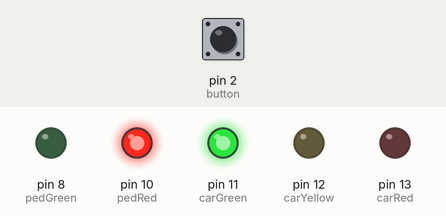
This sketch was run on a simulated Arduino Uno, built with avr-gcc and run on an emulated ATmega328P. Parts: output pins drawn as LEDs (lit = HIGH). Inputs (shaded band) come from the test bench; at power-on: pin 2 (button) LOW.

Above: at 1.2 s.
1.3 s: pin 2 (button) pulled HIGH for 0.15 s
At 3.1 s:
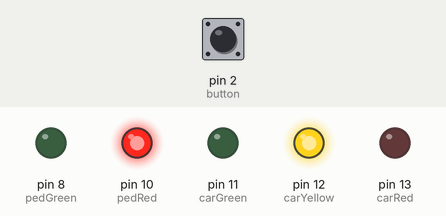
At 7.67 s:
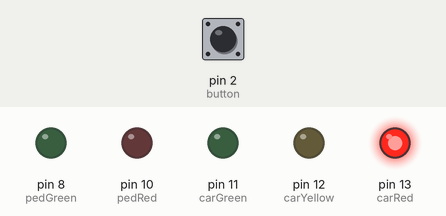
10.4 s: pin 2 (button) pulled HIGH for 3.2 s
At 16.6 s:
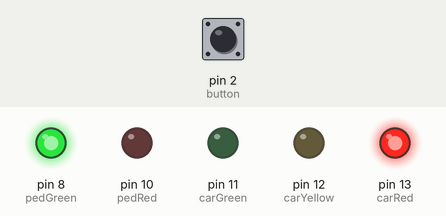
Timing chart, 0 to 21.1 s (numbered marks = the images above; inputs shaded):
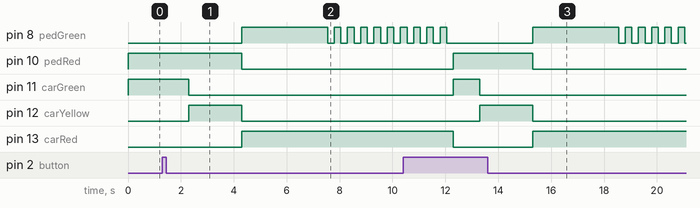

Measured:
- after the input at 1.3 s, pin 8 (pedGreen): LOW → HIGH after 3.0 s, then repeats every 0.50 s: LOW 0.25 s, HIGH 0.25 s; pin 10 (pedRed): HIGH → LOW after 3.0 s; pin 11 (carGreen): HIGH → LOW after 1.0 s; pin 12 (carYellow): LOW → HIGH after 1.0 s, → LOW 2.0 s later; pin 13 (carRed): LOW → HIGH after 3.0 s
- after the input at 10.4 s, pin 12 (carYellow): LOW → HIGH after 2.9 s, → LOW 2.0 s later

The sketch:

Pratica5_Semaforo_botao_pisca.ino
```cpp
int carRed = 13;   // atribuiu pino 13 a palavra carRed
int carYellow = 12;// atribuiu pino 12 a palavra carYellow
int carGreen = 11; // atribuiu pino 11 a palavra carGreen
int pedRed = 10;   // atribuiu pino 10 a palavra pedRed
int pedGreen = 8;  // atribuiu pino 8 a palavra pedGreen
int button = 2;    // atribuiu pino 2 a palavra button

void setup() {
  pinMode(carRed, OUTPUT);   // declara como variavel de saida
  pinMode(carYellow, OUTPUT);// declara como variavel de saida
  pinMode(carGreen, OUTPUT); // declara como variavel de saida
  pinMode(pedRed, OUTPUT);   // declara como variavel de saida
  pinMode(pedGreen, OUTPUT); // declara como variavel de saida
  pinMode(button, INPUT);    // declara como variavel de entrada
}

void loop() {
  digitalWrite(carGreen, HIGH); // acende a luz verde para carro
  digitalWrite(pedRed, HIGH);   // acende a luz vermelha para pedestre

  int state = digitalRead(button); // verifica se o botão foi pressionado
                                   // e armazena resultado na variavel state
  if (state == HIGH) {              // Se state igual a nivel baixo (0) continue;
    delay(1000);
    semaforo_acionado();
  }
}

void semaforo_acionado(){
    digitalWrite(carGreen, LOW);  // apaga o verde para carro
    digitalWrite(carYellow, HIGH);// acende o amarelo para carro
    delay(2000);                  // espera 2 segundos
    digitalWrite(carYellow, LOW); // apaga o amarelo para carro
    digitalWrite(carRed, HIGH);   // acende o vermelho para carro
    digitalWrite(pedRed, LOW);    // apaga o vermelho para pedestres
    digitalWrite(pedGreen, HIGH); // acende o verde para pedestres
    delay(3000);                  // tempo para que os pedestres atravessem 3s

  	for (int x=0; x<10; x++) {// pisca o led verde do pedestre
  	   digitalWrite(pedGreen, HIGH);
  	   delay(250);
  	   digitalWrite(pedGreen, LOW);
  	   delay(250);
  	}

    digitalWrite(pedGreen, LOW);  // acende o vermelho para pedestres
    digitalWrite(carRed, LOW);    // apaga o vermelho para carro
}
```
